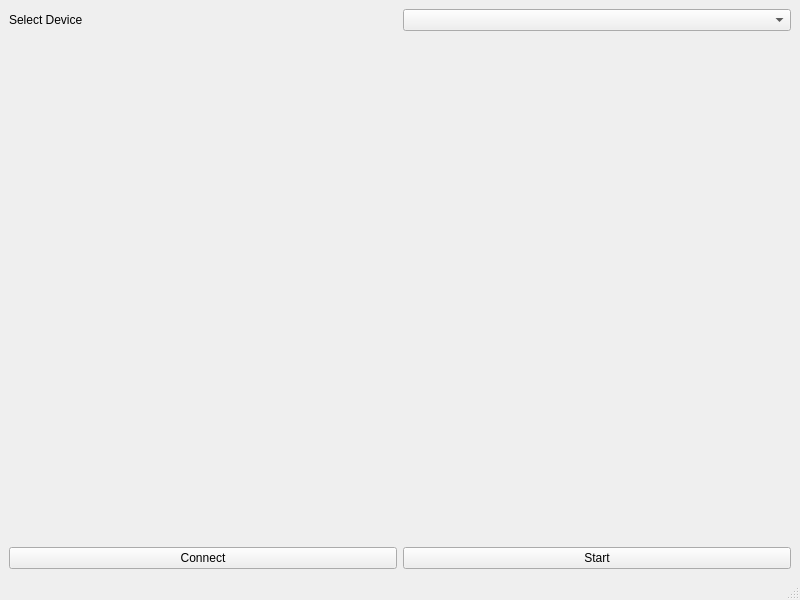
<?xml version="1.0" encoding="UTF-8"?>
<ui version="4.0">
 <class>MainWindow</class>
 <widget class="QMainWindow" name="MainWindow">
  <property name="geometry">
   <rect>
    <x>0</x>
    <y>0</y>
    <width>800</width>
    <height>600</height>
   </rect>
  </property>
  <property name="windowTitle">
   <string>MainWindow</string>
  </property>
  <widget class="QWidget" name="centralwidget">
   <layout class="QGridLayout" name="gridLayout">
    <item row="0" column="1">
     <widget class="QComboBox" name="comboBox"/>
    </item>
    <item row="0" column="0">
     <widget class="QLabel" name="label">
      <property name="text">
       <string>Select Device</string>
      </property>
     </widget>
    </item>
    <item row="2" column="0" colspan="2">
     <widget class="QStackedWidget" name="stackedWidget">
      <widget class="QWidget" name="page"/>
      <widget class="QWidget" name="page_2"/>
     </widget>
    </item>
    <item row="3" column="0">
     <widget class="QPushButton" name="pushButton">
      <property name="text">
       <string>Connect</string>
      </property>
     </widget>
    </item>
    <item row="3" column="1">
     <widget class="QPushButton" name="pushButton_2">
      <property name="text">
       <string>Start</string>
      </property>
     </widget>
    </item>
   </layout>
  </widget>
  <widget class="QMenuBar" name="menubar">
   <property name="geometry">
    <rect>
     <x>0</x>
     <y>0</y>
     <width>800</width>
     <height>22</height>
    </rect>
   </property>
  </widget>
  <widget class="QStatusBar" name="statusbar"/>
 </widget>
 <resources/>
 <connections/>
</ui>
